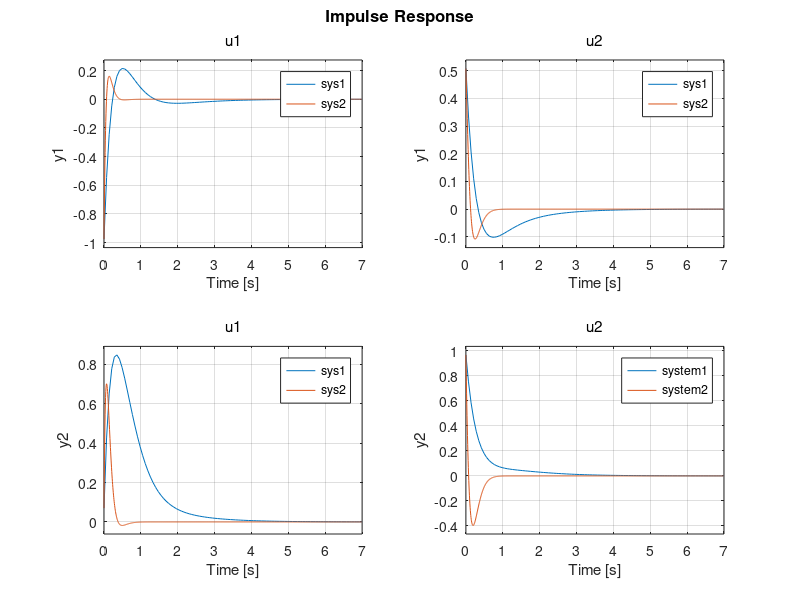

Write the MATLAB code that produced this figure. (Note: this script raises an error after producing the figure.)
load('ex2_data.mat');
lambda = eig(A); %Get the poles of the system.

%% find the matrix Gamma
alpha = real(lambda(2));
beta = imag(lambda(2));
lambda1 = real(lambda(1));
gamma = [alpha, beta, 0;
        -beta, alpha, 0;
        0, 0, lambda1];
K1 = place(A,B2,[-3+1i,-3-1i, -1]);
K2 = place(A,B2,[-10+2.5*1i,-10-2.5*1i, -12.1]);
eig(A-B2*K1) %works
eig(A-B2*K2) %works

%% Get impulse responses
hold on;
sys  = ss(A,B2,C2,0);
sys1 = ss(A-B2*K1,B2,C2,0);
sys2 = ss(A-B2*K2,B2,C2,0);
impulse(sys1,sys2);
%impulse(sys2);
legend('system1','system2')

%how to add noise to the system, check solution.

%% 2. Control law design
n = .2;
B = B2*B2' + n*eye(3);
C = C1'*C1 + n*eye(3);
P = are(A,B,C);
%K = eye(2)*B'*P;

K_lqr = lqr(A, B2, C, n*eye(2));
syslqr = ss(A-B2*K_lqr,B2,C2,0);
impulse(syslqr)
eig(A-B2*K_lqr)

%% 3. Observer Design
% a)
L1 = place(A',C2',eig(A-B2*K_lqr)*1.1)';
L2 = place(A',C2',eig(A-B2*K_lqr)*5)';

% b) create white noise
w = randn(300);
v = randn(300);
t = 0:.01:3;
xtil0 = [0,0,0];

Aobs = (A-L*C2);
Bobs = [B1,-L];
sysobs = ss(Aobs, Bobs, eye(2), 0);
y = lsim(sysobs,[w;v],t,xtil0);





